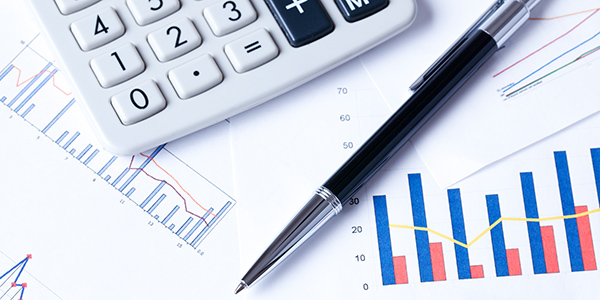
#> input picture level2-task1/img1.jpg, 600 x 300 px
$ python -i app.py   (imports and definitions only)
#> lines starting #> are read from the running program, lines starting #| are printed output that depends on the picture; after the words box and inside, x2 and y2 are one past the last pixel; in counts of white or black regions, pixels touching at a corner belong together
#> the answer given: level2-task1/img1.jpg
#> in process_image, image is the input picture: shape (300, 600, 3); mean B, G, R 225.6, 211.5, 204.7
import cv2
import numpy as np
import tkinter as tk
from tkinter import filedialog
from PIL import Image, ImageTk

# Function to cartoonize an image
def cartoonize_image(image):
    # Increase the parameters for a higher resolution cartoon image
    gray = cv2.cvtColor(image, cv2.COLOR_BGR2GRAY)
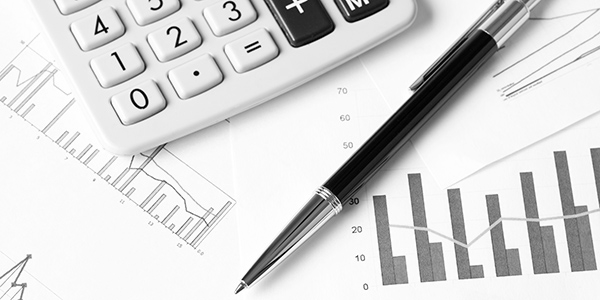
#> gray: shape (300, 600); min 0, max 255, mean 214.8
    gray_blur = cv2.medianBlur(gray, 7)  # Increased kernel size for better smoothing
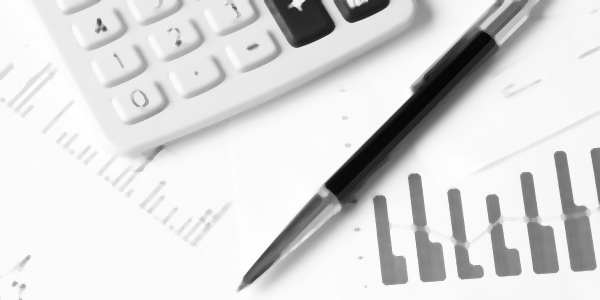
#> gray_blur: shape (300, 600); min 6, max 254, mean 217.6
    edges = cv2.adaptiveThreshold(gray_blur, 255, cv2.ADAPTIVE_THRESH_MEAN_C, cv2.THRESH_BINARY, 9, 9)
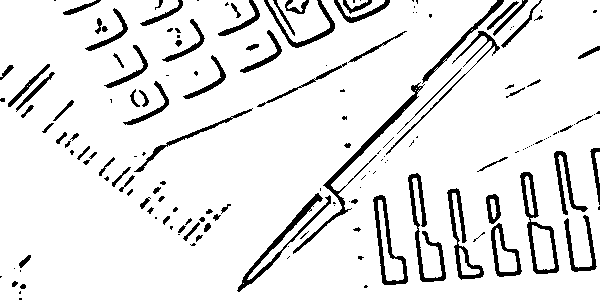
#> edges: shape (300, 600); 90.6% white; 168 black regions (82 under 20 px), largest, box (x1, y1, x2, y2) and area: (293, 82, 425, 254) 1194, (237, 193, 331, 292) 1028, (408, 173, 446, 282) 947
    color = cv2.bilateralFilter(image, 9, 350, 350)  # Increased parameters for more color preservation
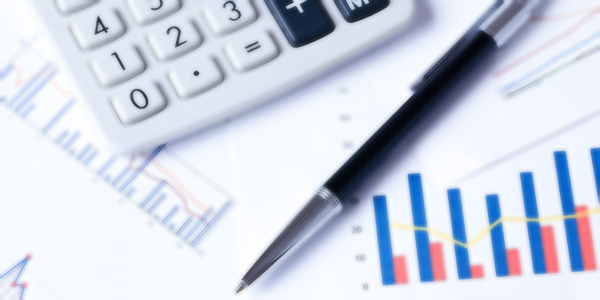
#> color: shape (300, 600, 3); mean R, G, B 205, 211.8, 225.9
    cartoon = cv2.bitwise_and(color, color, mask=edges)
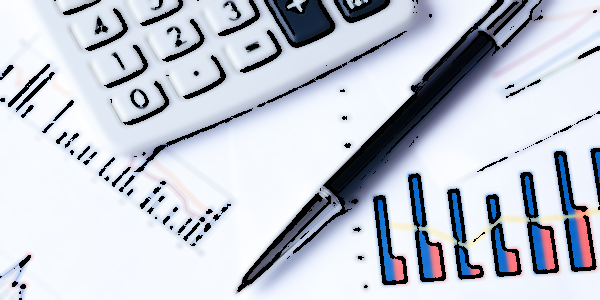
#> cartoon: shape (300, 600, 3); mean R, G, B 194.3, 199.4, 210.3
    return cartoon

# Function to process user input image and display it
def process_image():
    file_path = filedialog.askopenfilename(filetypes=[("Image files", "*.jpg;*.jpeg;*.png")])

    if file_path:
        image = cv2.imread(file_path)
        image = cv2.cvtColor(image, cv2.COLOR_BGR2RGB)
        cartoon_image = cartoonize_image(image)

        # Resize the cartoon image to a higher resolution
        cartoon_image = cv2.resize(cartoon_image, (image.shape[1] * 2, image.shape[0] * 2))  # Double the resolution
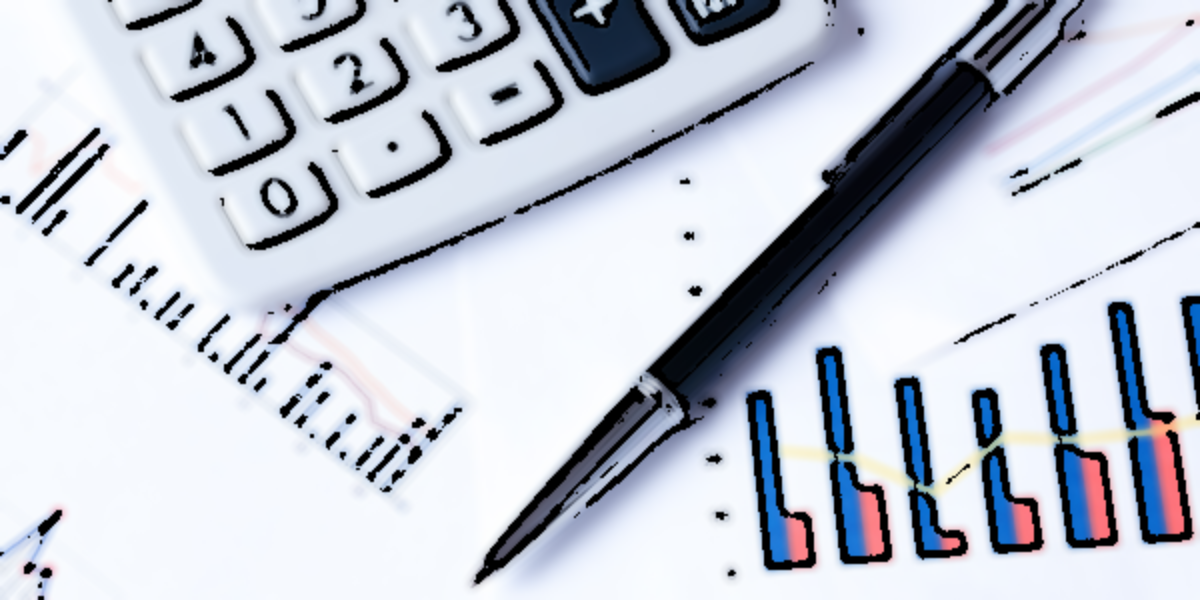
#> cartoon_image: shape (600, 1200, 3); mean R, G, B 194.3, 199.4, 210.3

        pil_image = Image.fromarray(cartoon_image)
        photo = ImageTk.PhotoImage(pil_image)
#> (the run stopped early here; a loop or call above may not have finished)
